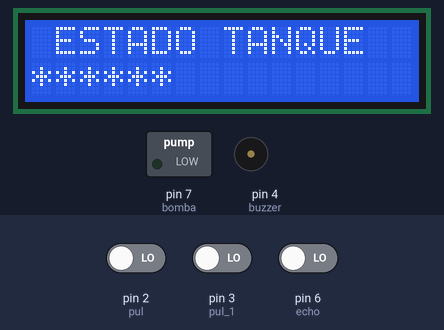
A sketch run on a simulated Arduino Uno, built with avr-gcc and run on an emulated ATmega328P. Parts: 16×2 character LCD, switched loads named in the sketch (green lamp = pin HIGH), buzzer (waves = sounding). The test bench sets the inputs (shaded band); at power-on: pin 3 (pul_1) LOW, pin 2 (pul) LOW, pin 6 (echo) LOW. Pins used as bus, display or sensor lines are not drawn; what the sketch prints to the serial monitor is not drawn.

Above: at 1.6 s.
1.7 s: pin 3 (pul_1) driven HIGH
At 1.83 s:
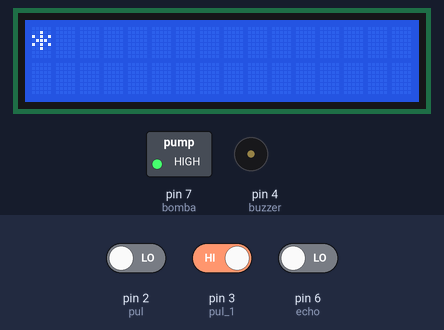
At 2.79 s:
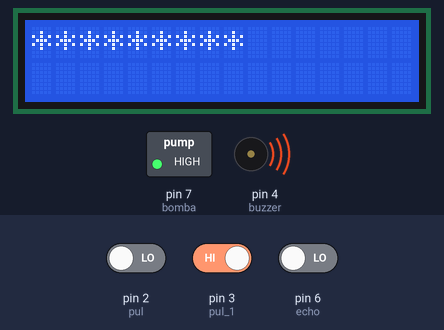
3.4 s: pin 2 (pul) driven HIGH
At 14.7 s:
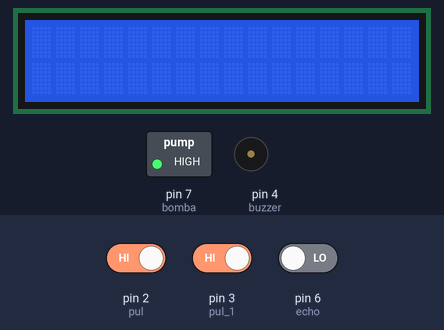
Timing chart, 0 to 26.7 s (numbered marks = the images above; inputs shaded):
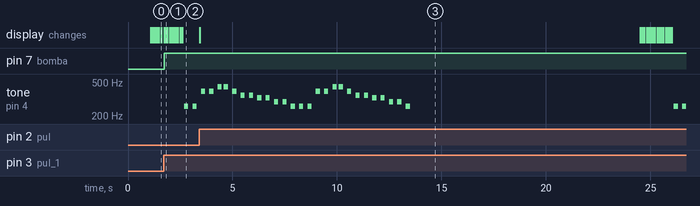

Measured:
- after the input at 1.7 s, pin 7 (bomba): LOW → HIGH at once; the display: first changes at once (image 1 shows a later state)
- after the input at 3.4 s, the display: changes at once (image 3)
- by itself, tone on pin 4 (buzzer): plays 392 Hz for 0.20 s, 392 Hz for 0.20 s, 440 Hz for 0.20 s, 440 Hz for 0.20 s, 392 Hz for 0.20 s, 349 Hz for 0.20 s … (28 notes in this stretch)

The sketch:

sketch_may30caaaaaaaaaaaaaaaaa.ino
```cpp
#include <Wire.h>//se llama la libreria Wire que nos ayudara a comunicarnos con el dispositivos de I2C
#include <LiquidCrystal_I2C.h>//se instala la libreria LiquidCrystal_I2C para trabajar con el i2c del lcd junto con el MÃ³dulo serial I2C


#define lcdAddress 0x27  //se indica la direcciÃ³n que toma el modulo i2c
#define filas 2//se indica que numero de filas que tiene el lcd que son dos para despues utilizarlo
#define columnas 16//se indica el numero de columnas que tiene el lcd que son 16
LiquidCrystal_I2C pantallalcd(lcdAddress, columnas, filas);//se llama la libreria LiquidCrystal_I2C se le indica el nombre de pantallalcd se le indica la direcciÃ³n del lcd,la variable columnas y filas

//INDICANDO LOS PINES A QUE VA CADA UNO
const int pul = 2;
const int pul_1 = 3;
const int buzzer = 4;
const int trig = 5;
const int echo = 6;

//NOS AYUDARA CON LAS LEEIDAS Y ´PARA ALGUNAS OPERACIONES
float tempo;
float dis;
const float val = 58.2;
int lee;


//PARA EL SONID PERSONALIZADO DEL BUZZER
#define Do 261
#define Re 293
#define Mi 329
#define Fa 349
#define Sol 392
#define La 440
#define Si 493
#define negra 250
#define blanca 500
#define retardo 3000
//SE DEFINEN FUNCIONES QUE REMPLAZAN A OTRAS Y SE INDICA QUE PIN VA LA BOMBA
#define bomba 7
#define salida_B() pinMode(bomba,OUTPUT)
#define apagar_B() digitalWrite(bomba,HIGH)
#define encender_B() digitalWrite(bomba,LOW)
#define b_salida() pinMode(buzzer,OUTPUT)
#define salida() pinMode(trig,OUTPUT)
#define entrada() pinMode(echo,INPUT)
void setup() {
 pantallalcd.init();//se indica que la pantallalcd que en eso se iniciara
 pantallalcd.backlight();//se indica que la pantallalcd para su iluminaciÃ³n
 salida();//SE DEJA INDICADO
 entrada();//SE DEJA INDICADO
 salida_B();//SE DEJA INDICADO
 b_salida();//SE DEJA INDICADO
 Serial.begin(9600);//SE INICIALIZA EL MONITOR SERIAL
 attachInterrupt(digitalPinToInterrupt(pul_1),traviss,CHANGE);//SE UTILIZA PARA INTERUPCIÓN
 attachInterrupt(digitalPinToInterrupt(pul),drake,CHANGE);//SE UTILIZA PARA INTERUPCIÓN
}
void loop() {

  //TODOAS ESTA FUNCIONES NOS AYUDARAN A SABER A QUE ALTURA MIDE EL SENSOR ULTRASONICO
  digitalWrite(trig, LOW);//SE DICE QUE HAGA QUE TRIG ESTE APAGADO
  delayMicroseconds (2);//QUE SE TOME UN TIEMPO EN MICROSEGUNDOS
  digitalWrite(trig, HIGH);//SE DICE QUE HAGA QUE TRIG ESTE ENCENDIDO
  delayMicroseconds (10);//SE TOME UN TIEMPO EN MICROSEGUNDOS
  tempo = pulseIn(echo,HIGH);//LUEGO ESTE LO IGUALAMOS A UNA VARIABLE Y SE INDICA LA NUEVA FUNCIÓN DE PULSEIN QUE ECHO ESTE ENCENDIDO
  dis = (tempo) /val;//LUEGO ESTO SE REALIZA LA OPERACIÓN PARA SABER A QUE MEDIDA MIDE
  Serial.print(dis);//QUE IMPRIMA LO QUE SE INDICA
  Serial.println("cm");//QUE IMPRIMA LO QUE SE INDICA
  pantallalcd.setCursor(1,0);//QUE SE PONGA EN ESA POSICIÓN DE LA LCD
  pantallalcd.print("ESTADO TANQUE");//QUE IMPRIMA LO QUE SE INDICA
  scoott();
}

void traviss(){
    pantallalcd.clear();//LIMPIE
   pantallalcd.setCursor(1,0);//QUE SE PONGA EN ESA POSICIÓN DE LA LCD
   pantallalcd.print("VACIANDO");//QUE IMPRIMA LO QUE SE INDICA
    delay(2000);//QUE TOME UN TIEMPO
   encender_B();//QUE ENCIENDA LA BOMBA
   delay(4000);//QUE TOME UN TIEMPO
   apagar_B();//QUE APAGUE LA BOMBA
   delay(100);//QUE TOME UN TIEMPO
   pantallalcd.clear();//LIMPIE
}

void drake(){
  pantallalcd.clear();//LIMPIE
  pantallalcd.setCursor(3,0);//QUE SE PONGA EN ESA POSICIÓN DE LA LCD
  pantallalcd.print("HUBO UNA");//QUE IMPRIMA LO QUE SE INDICA
  pantallalcd.setCursor(2,1);//QUE SE PONGA EN ESA POSICIÓN DE LA LCD
  pantallalcd.print("INTERRUPCION");//QUE IMPRIMA LO QUE SE INDICA
  delay(2000);//QUE TOME UN TIEMPO
  pantallalcd.clear();//LIMPIE
}


void scoott(){
  if(dis<9){//SI CUMPLE LA FUNCIÓN HACE LO SIGUIENTE
    pantallalcd.setCursor(0,1);//QUE SE PONGA EN ESA POSICIÓN DE LA LCD
    pantallalcd.print("*");//QUE IMPRIMA LO QUE SE INDICA
    delay(100);//QUE TOME UN TIEMPO
    pantallalcd.print("*");//QUE IMPRIMA LO QUE SE INDICA
    delay(100);
    pantallalcd.print("*");//QUE IMPRIMA LO QUE SE INDICA
    delay(100);//QUE TOME UN TIEMPO
  }
  if(dis<8){//SI CUMPLE LA FUNCIÓN HACE LO SIGUIENTE
    pantallalcd.print("*");//QUE IMPRIMA LO QUE SE INDICA
    delay(100);//QUE TOME UN TIEMPO
    pantallalcd.print("*");//QUE IMPRIMA LO QUE SE INDICA
    delay(100);//QUE TOME UN TIEMPO
    pantallalcd.print("*");//QUE IMPRIMA LO QUE SE INDICA
    delay(100);//QUE TOME UN TIEMPO
  }
  if(dis<7){//SI CUMPLE LA FUNCIÓN HACE LO SIGUIENTE
    pantallalcd.print("*");//QUE IMPRIMA LO QUE SE INDICA
    delay(100);//QUE TOME UN TIEMPO
    pantallalcd.print("*");//QUE IMPRIMA LO QUE SE INDICA
    delay(100);//QUE TOME UN TIEMPO
    pantallalcd.print("*");//QUE IMPRIMA LO QUE SE INDICA
    delay(100);//QUE TOME UN TIEMPO
  }
  if(dis<6){//SI CUMPLE LA FUNCIÓN HACE LO SIGUIENTE
    pantallalcd.print("*");//QUE IMPRIMA LO QUE SE INDICA
    delay(100);//QUE TOME UN TIEMPO
    pantallalcd.print("*");//QUE IMPRIMA LO QUE SE INDICA
    delay(100);//QUE TOME UN TIEMPO
  }
  if(dis<5){//SI CUMPLE LA FUNCIÓN HACE LO SIGUIENTE
    pantallalcd.print("*");//QUE IMPRIMA LO QUE SE INDICA
    delay(100);//QUE TOME UN TIEMPO
  }
  if(dis<4){//SI CUMPLE LA FUNCIÓN HACE LO SIGUIENTE
    pantallalcd.print("*");//QUE IMPRIMA LO QUE SE INDICA
    delay(100);//QUE TOME UN TIEMPO
    pantallalcd.print("*");//QUE IMPRIMA LO QUE SE INDICA
    delay(100);//QUE TOME UN TIEMPO
  }
  if(dis<3){//SI CUMPLE LA FUNCIÓN HACE LO SIGUIENTE
    pantallalcd.print("*");//QUE IMPRIMA LO QUE SE INDICA
    delay(100);//QUE TOME UN TIEMPO
    pantallalcd.print("*");//QUE IMPRIMA LO QUE SE INDICA
    delay(100);//QUE TOME UN TIEMPO

    //CUANDO LLEGUE HASTA AQUÍ QUE SUENE LA CANCIÓN

   tone(buzzer, Do,negra);
   delay(200);
   noTone(buzzer);
   delay(200);
   tone(buzzer, Do, negra);
   delay(200);
   noTone(buzzer);
   delay(200);
   tone(buzzer, Sol, negra);
   delay(200);
   noTone(buzzer);
   delay(200);
   tone(buzzer, Sol, negra);
   delay(200);
   noTone(buzzer);
   delay(200);
   tone(buzzer, La, negra);
   delay(200);
   noTone(buzzer);
   delay(100);
   tone(buzzer, La, negra);
   delay(200);
   noTone(buzzer);
   delay(200);
   tone(buzzer, Sol, blanca);
   delay(200);
   noTone(buzzer);
   delay(200);

   tone(buzzer, Fa, negra);
   delay(200);
   noTone(buzzer);
   delay(200);
   tone(buzzer, Fa, negra);
   delay(200);
   noTone(buzzer);
   delay(200);
   tone(buzzer, Mi, negra);
   delay(200);
   noTone(buzzer);
   delay(200);
   tone(buzzer, Mi, negra);
   delay(200);
   noTone(buzzer);
   delay(200);
   tone(buzzer, Re, negra);
   delay(200);
   noTone(buzzer);
   delay(200);
   tone(buzzer, Re, negra);
   delay(200);
   noTone(buzzer);
   delay(200);
   tone(buzzer,Do, blanca);
   delay(200);
   noTone(buzzer);
   delay(200);
      tone(buzzer, Do,negra);
   delay(200);
   noTone(buzzer);
   delay(200);
   tone(buzzer, Do, negra);
   delay(200);
   noTone(buzzer);
   delay(200);
   tone(buzzer, Sol, negra);
   delay(200);
   noTone(buzzer);
   delay(200);
   tone(buzzer, Sol, negra);
   delay(200);
   noTone(buzzer);
   delay(200);
   tone(buzzer, La, negra);
   delay(200);
   noTone(buzzer);
   delay(100);
   tone(buzzer, La, negra);
   delay(200);
   noTone(buzzer);
   delay(200);
   tone(buzzer, Sol, blanca);
   delay(200);
   noTone(buzzer);
   delay(200);

   tone(buzzer, Fa, negra);
   delay(200);
   noTone(buzzer);
   delay(200);
   tone(buzzer, Fa, negra);
   delay(200);
   noTone(buzzer);
   delay(200);
   tone(buzzer, Mi, negra);
   delay(200);
   noTone(buzzer);
   delay(200);
   tone(buzzer, Mi, negra);
   delay(200);
   noTone(buzzer);
   delay(200);
   tone(buzzer, Re, negra);
   delay(200);
   noTone(buzzer);
   delay(200);
   tone(buzzer, Re, negra);
   delay(200);
   noTone(buzzer);
   delay(200);
   tone(buzzer,Do, blanca);
   delay(200);
   noTone(buzzer);
   delay(10000);
   noTone(buzzer);

  }
}
```
